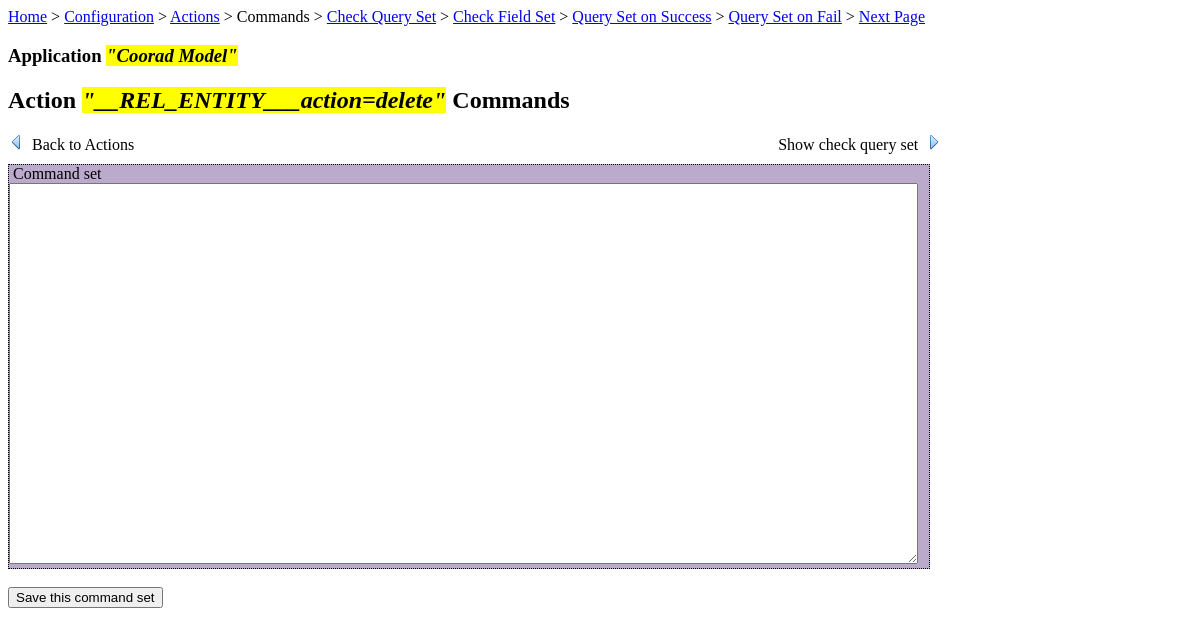
/action/action_command.php?id=427, run on the app's committed database.
### tables this page shows
CREATE TABLE IF NOT EXISTS `gm_action` (
  `id` int(10) unsigned NOT NULL AUTO_INCREMENT,
  `name` varchar(255) NOT NULL,
  `value` varchar(255) NOT NULL,
  `command` text NOT NULL,
  `command_on_success` text NOT NULL,
  `command_on_fail` text NOT NULL,
  `next_page_on_success` varchar(255) NOT NULL DEFAULT '',
  `next_page_on_fail` varchar(255) NOT NULL DEFAULT '',
  `id_application` int(10) unsigned NOT NULL,
  PRIMARY KEY (`id`),
  KEY `id_application` (`id_application`)
);

CREATE TABLE IF NOT EXISTS `gm_application` (
  `id` int(10) unsigned NOT NULL AUTO_INCREMENT,
  `name` varchar(255) NOT NULL,
  `description` varchar(1023) NOT NULL,
  `context_path` varchar(255) NOT NULL,
  `db_prefix` varchar(15) NOT NULL,
  `db_host` varchar(255) NOT NULL,
  `db_port` int(11) NOT NULL,
  `db_name` varchar(255) NOT NULL,
  `db_username` varchar(255) NOT NULL,
  `db_password` varchar(255) NOT NULL,
  PRIMARY KEY (`id`),
  UNIQUE KEY `context_path` (`context_path`)
);

### config.php (called while the page is built, shortened)
<?php
$CFG = new stdClass();
$CFG->dbHost = 'localhost';
$CFG->dbUsername = 'gm';
$CFG->dbPassword = 'gm';
$CFG->dbName = 'gm';
$CFG->dbPort = 3306;
$CFG->dbSocket = 0;
?>

### init.php (called while the page is built, shortened)
<?php
	require_once("db.php");
	require_once("config.php");
	$DB = new DB($CFG->dbHost, $CFG->dbUsername, $CFG->dbPassword, $CFG->dbName, $CFG->dbPort, $CFG->dbSocket);
?>

### db.php (called while the page is built, shortened)
<?php
class DB {
	private $dbHost;
	private $dbUsername;
	private $dbPassword;
	private $dbName;
	private $dbPort;
	private $dbSocket;
	public $conn;
	public function __construct($dbHost, $dbUsername, $dbPassword, $dbName, $dbPort, $dbSocket){
		$this->dbHost = $dbHost;
		$this->dbUsername = $dbUsername;
		$this->dbPassword = $dbPassword;
		$this->dbName = $dbName;
		$this->dbPort = $dbPort;
		$this->dbSocket = $dbSocket;
	}
	public function connect() {
		$this->conn = new mysqli($this->dbHost, $this->dbUsername, $this->dbPassword, $this->dbName, $this->dbPort, $this->dbSocket) or die (mysqli_error());
	}
	public function execute($sql) {
		$response = false;
		if ($this->conn) {
			$response = $this->conn->query($sql);
		}
		return $response;
	}
}
?>

### action/action_command.php (the view, shortened to what this page needs)
<!DOCTYPE html>
<html>
<head>
  <link rel="stylesheet" type="text/css" href="/gm/css/style.css" />
</head>
<body>
<?php
	require_once("../init.php");
	if (!isset($_GET['id']) && !isset($_POST['id'])) {
		echo '<h2>Sorry, no action selected</h2>';
	}
	else {
		$actionID = 0;
		if (isset($_GET['id'])) $actionID = $_GET['id'];
		else $actionID = $_POST['id'];
		$res = $DB->execute("SELECT gm_application.id appId, gm_application.name appName, gm_action.id actionID, gm_action.name name, gm_action.value value, gm_action.command command FROM gm_action, gm_application WHERE gm_application.id = gm_action.id_application AND gm_action.id = ".$actionID);
		if (!$action = $res->fetch_object()) die('something wrong.');
		$authorized = true;
		$res = $DB->execute("SELECT gm_application.id appId, gm_application.name appName, gm_action.id actionID, gm_action.name name, gm_action.value value, gm_action.command command FROM gm_action, gm_application WHERE gm_application.id = gm_action.id_application AND gm_action.id = ".$actionID);
		if (!$action = $res->fetch_object()) die('something wrong.');
		$appID = $action->appId;
		$appName = $action->appName;
		$actionID = $action->actionID;
		$actionName = str_replace("'","&rsquo;",$action->name.'='.$action->value);
		$command = str_replace("\\","\\\\",$action->command);
?>
<div><a href="../index.php">Home</a> &gt; <a href="../application/?appId=<?php echo $appID; ?>">Configuration</a> &gt; <a href="index.php?appId=<?php echo $appID; ?>">Actions</a> &gt; Commands &gt; <a href="action_check_query.php?id=<?php echo $actionID?>">Check Query Set</a> &gt; <a href="action_check_field.php?id=<?php echo $actionID?>">Check Field Set</a> &gt; <a href="action_query_success.php?id=<?php echo $actionID?>">Query Set on Success</a> &gt; <a href="action_query_fail.php?id=<?php echo $actionID?>">Query Set on Fail</a> &gt; <a href="action_next_page.php?id=<?php echo $actionID ?>">Next Page</a></div>
<h3 id="subtitlepage">Application <?php if ($appID != 0) echo '<i style="background-color:yellow;">"'.$appName.'"</i>'; ?></h3>
<h2 id="titlepage">Action <i style="background-color:yellow;">"<?php echo $actionName?>"</i> Commands</h2>
<div style="padding-bottom:10px;">
<a style="text-decoration:none; color:black; padding-right:640px;" href="index.php?appId=<?php echo $appID; ?>"><img src="/gm/img/backward.png" title="Back to Actions"/>&nbsp;&nbsp;Back to Actions</a>
<a style="text-decoration:none; color:black;" href="action_check_query.php?id=<?php echo $actionID ?>">Show check query set&nbsp;&nbsp;<img src="/gm/img/forward.png" title="Show check query set"/></a>
</div>
<form id="form" action="action_command.php" method="post">
	<div id="queries" style="border: dotted 1px; width:920px; background-color:#bbaacc;">
		<div>&nbsp;Command set</div><div><textarea id="command" name="command" rows="25" cols="111"><?php echo $command ?></textarea></div>
	</div>
	<div>&nbsp;</div>
<?php if ($authorized) { ?>
	<button id="action" name="action" type="submit" value="save">Save this command set</button>
<?php } ?>
</form>
<?php
	}
?>
</body>
</html>

### data on the page
gm_action: id_application.name "Coorad Model", actionName "__REL_ENTITY___action=delete"
